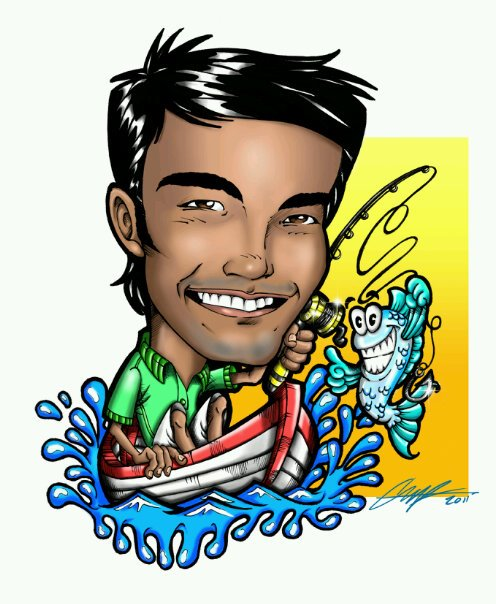
#> input picture assets/images/CaricaturaJD.jpg, 496 x 604 px
$ python -i convert_image.py   (imports and definitions only)
#> lines starting #> are read from the running program, lines starting #| are printed output that depends on the picture
#!/usr/bin/env python3
import sys
import argparse
from PIL import Image
import io

def convert_to_rgb565(image_path, width=240, height=240):
#> called with image_path = '../assets/images/CaricaturaJD.jpg', width = 240, height = 240
    img = Image.open(image_path)
#> img is the input picture: PIL image 496x604 RGB; mean R, G, B 178.1, 179.8, 156.8
    img = img.resize((width, height), Image.LANCZOS).convert('RGB')
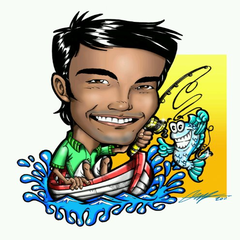
#> img: PIL image 240x240 RGB; mean R, G, B 178.3, 179.8, 156.9

    buf = bytearray(width * height * 2)
    for y in range(height):
        for x in range(width):
            r, g, b = img.getpixel((x, y))
            c = ((r & 0xF8) << 8) | ((g & 0xFC) << 3) | (b >> 3)
            idx = (y * width + x) * 2
            buf[idx] = (c >> 8) & 0xFF
            buf[idx+1] = c & 0xFF

    return bytes(buf)

# [14 lines not run here, left out]

>>> result = convert_to_rgb565('../assets/images/CaricaturaJD.jpg')
